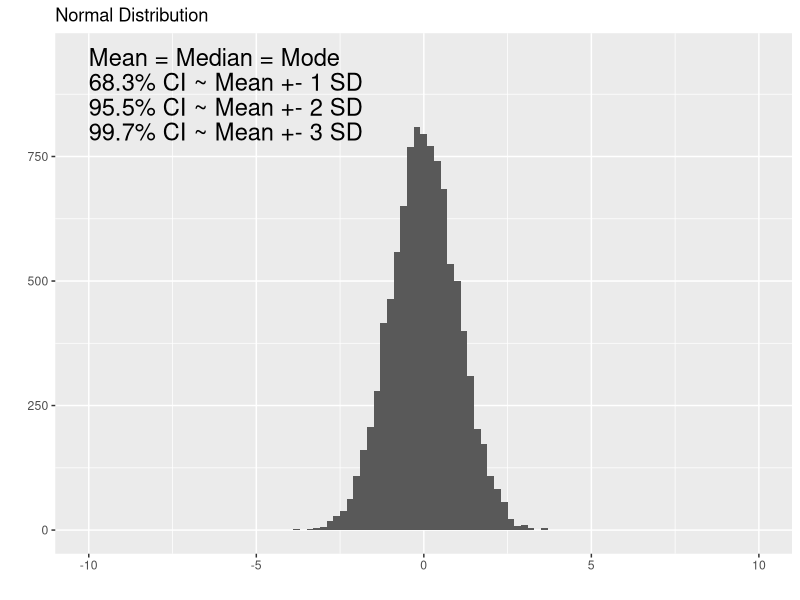
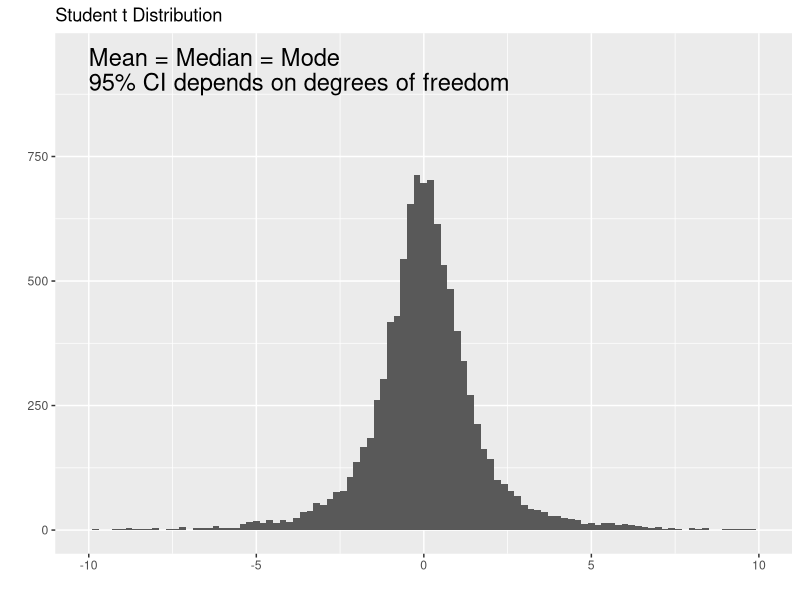
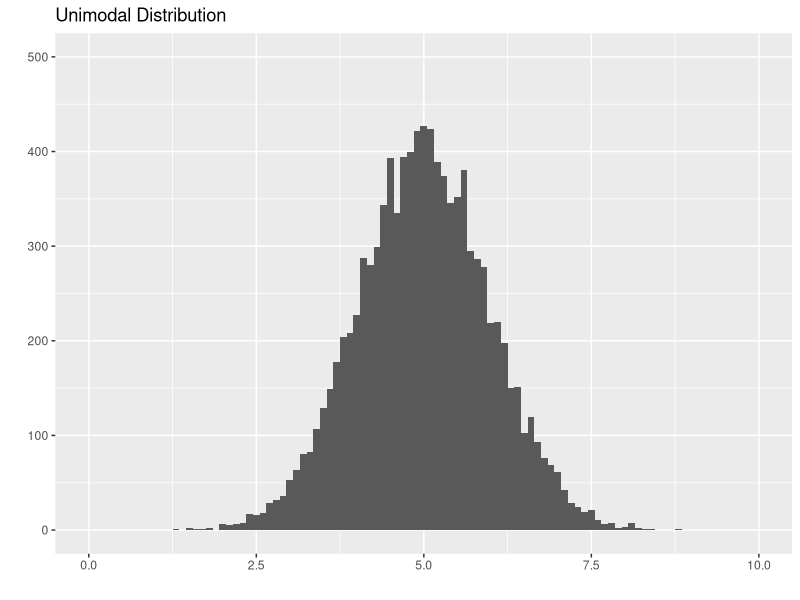
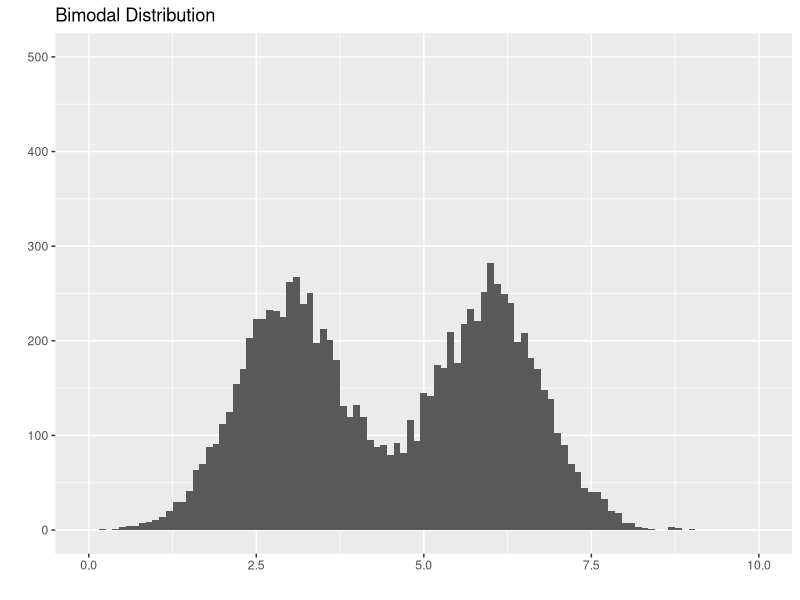
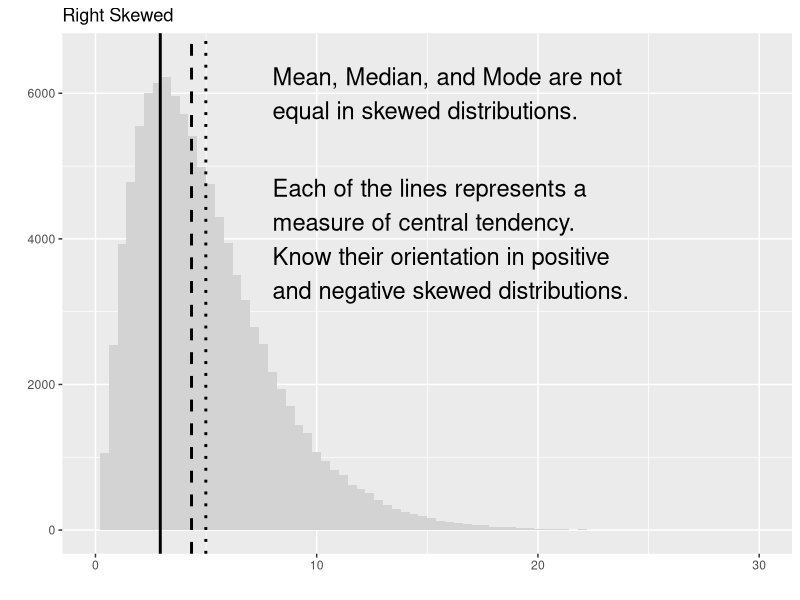
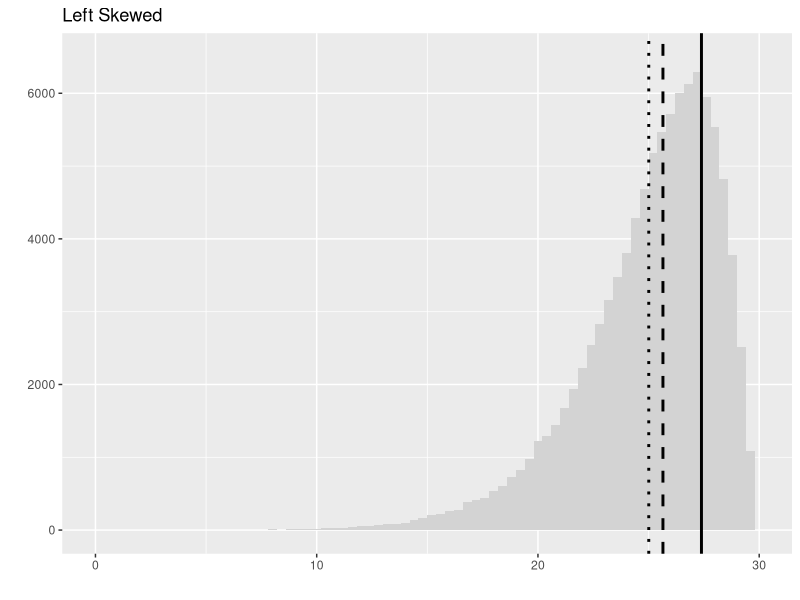
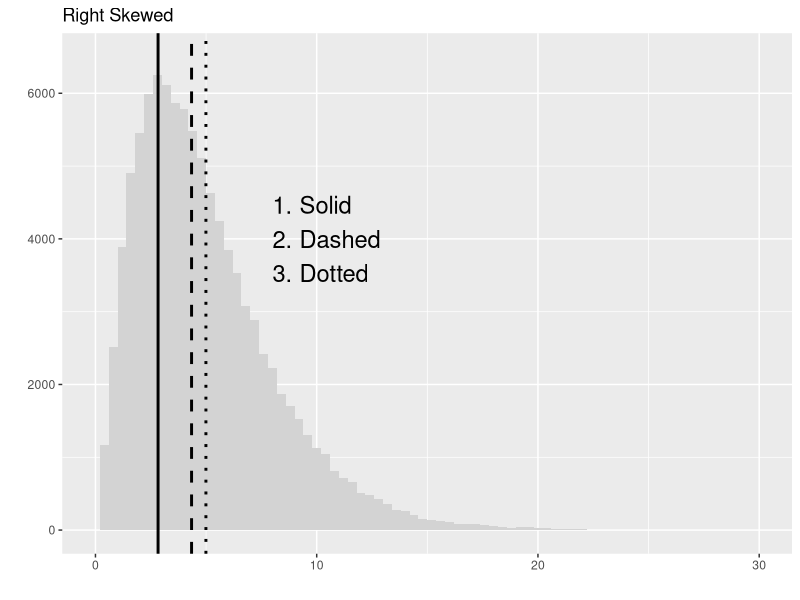
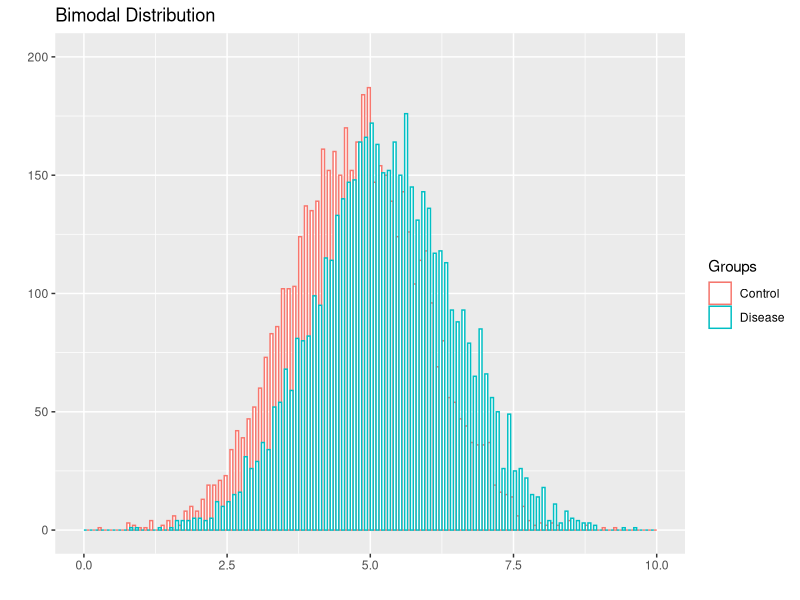

Reproduce these figures in R, in order.
## ---- chunk 1
library(ggplot2)
library(cowplot)
norm <- rnorm(10000, sd = 1)
ggplot(data.frame(data = norm), aes(data)) + 
  geom_histogram(binwidth = 0.2) + 
  xlim(-10, 10) + 
  ylim(0, 950) +
  ggtitle("Normal Distribution") + 
  labs(x="", y="") +
  annotate("text", x = -10, y = 950, label = "Mean = Median = Mode", size=6, hjust = 0) +
  annotate("text", x = -10, y = 900, label = "68.3% CI ~ Mean +- 1 SD", size=6, hjust = 0) +
  annotate("text", x = -10, y = 850, label = "95.5% CI ~ Mean +- 2 SD", size=6, hjust = 0) +
  annotate("text", x = -10, y = 800, label = "99.7% CI ~ Mean +- 3 SD", size=6, hjust = 0)
## ---- chunk 2
library(ggplot2)
library(cowplot)
studentt <- rt(10000, df=2)
ggplot(data.frame(data = studentt), aes(data)) + 
  geom_histogram(binwidth = 0.2)  + 
  xlim(-10, 10) + 
  ylim(0, 950) +
  ggtitle("Student t Distribution") + 
  labs(x="", y="") +
  annotate("text", x = -10, y = 950, label = "Mean = Median = Mode", size=6, hjust = 0) +
  annotate("text", x = -10, y = 900, label = "95% CI depends on degrees of freedom", size=6, hjust = 0)
## ---- chunk 3
library(ggplot2)
library(cowplot)
norm <- rnorm(10000, mean = 5, sd = 1)
ggplot(data.frame(data = norm), aes(data)) + 
  geom_histogram(binwidth = 0.1) + 
  xlim(0, 10) + 
  ylim(0, 500) +
  ggtitle("Unimodal Distribution") + 
  labs(x="", y="")
## ---- chunk 4
library(ggplot2)
library(cowplot)
norm1 <- rnorm(5000, mean = 3, sd = 0.8)
norm2 <- rnorm(5000, mean = 6, sd = 0.8)
ggplot(data.frame(data = c(norm1, norm2)), aes(data)) + 
  geom_histogram(binwidth = 0.1) + 
  xlim(0, 10) + 
  ylim(0, 500) +
  ggtitle("Bimodal Distribution") + 
  labs(x="", y="")
## ---- chunk 5
library(ggplot2)
library(cowplot)
Mode <- function(x) {
  ux <- unique(x)
  ux[which.max(tabulate(match(x, ux)))]
}
r.skew <- rchisq(100000, df = 5)
ggplot(data.frame(data = r.skew), aes(data)) +
  geom_histogram(binwidth = 0.4, fill = 'lightgray') + 
  geom_vline(xintercept = mean(r.skew), linetype = 'dotted', lwd = 1) +
  geom_vline(xintercept = median(r.skew), linetype = "dashed", lwd = 1) +
  geom_vline(xintercept = Mode(round(r.skew, digits = 2)), linetype = "solid", lwd = 1) +
  xlim(0, 30) + 
  ylim(0, 6500) +
  ggtitle("Right Skewed") + 
  labs(x="", y="") +
  annotate("text", x = 8, y = 6000, label = "Mean, Median, and Mode are not\nequal in skewed distributions.", size = 6, hjust = 0) +
  annotate("text", x = 8, y = 4000, label = "Each of the lines represents a\nmeasure of central tendency.\nKnow their orientation in positive\nand negative skewed distributions.", size = 6, hjust = 0)
## ---- chunk 6
library(ggplot2)
library(cowplot)
Mode <- function(x) {
  ux <- unique(x)
  ux[which.max(tabulate(match(x, ux)))]
}
l.skew <- 30 - rchisq(100000, df = 5)
ggplot(data.frame(data = l.skew), aes(data)) + 
  geom_histogram(binwidth = 0.4, fill = 'lightgray') + 
  geom_vline(xintercept = mean(l.skew), linetype = 'dotted', lwd = 1) +
  geom_vline(xintercept = median(l.skew), linetype = "dashed", lwd = 1) +
  geom_vline(xintercept = Mode(round(l.skew, digits = 2)), linetype = "solid", lwd = 1) +
  xlim(0, 30) + 
  ylim(0, 6500) +
  ggtitle("Left Skewed") + 
  labs(x="", y="")
## ---- chunk 7
library(ggplot2)
library(cowplot)
Mode <- function(x) {
  ux <- unique(x)
  ux[which.max(tabulate(match(x, ux)))]
}
r.skew <- rchisq(100000, df = 5)
ggplot(data.frame(data = r.skew), aes(data)) +
  geom_histogram(binwidth = 0.4, fill = 'lightgray') + 
  geom_vline(xintercept = mean(r.skew), linetype = 'dotted', lwd = 1) +
  geom_vline(xintercept = median(r.skew), linetype = "dashed", lwd = 1) +
  geom_vline(xintercept = Mode(round(r.skew, digits = 2)), linetype = "solid", lwd = 1) +
  xlim(0, 30) + 
  ylim(0, 6500) +
  ggtitle("Right Skewed") + 
  labs(x="", y="") +
  annotate("text", x = 8, y = 4000, label = "1. Solid\n2. Dashed\n3. Dotted", size = 6, hjust = 0)

## ---- chunk 8
library(ggplot2)
library(cowplot)
norm1 <- rnorm(5000, mean = 4.75, sd = 1.2)
norm2 <- rnorm(5000, mean = 5.25, sd = 1.2)
ggplot(data.frame(data = c(norm1, norm2), Groups = c(rep('Control', length(norm1)), rep('Disease', length(norm2)))), aes(data, color = Groups)) + 
  geom_histogram(binwidth = 0.1, fill = 'white', position="dodge") + 
  xlim(0, 10) + 
  ylim(0, 200) +
  ggtitle("Bimodal Distribution") + 
  labs(x="", y="")
## ---- chunk 9
  norm1 <- rnorm(5000, mean = 4.75, sd = 1.2)
  norm2 <- rnorm(5000, mean = 5.25, sd = 1.2)
  (t.test(norm1, norm2))$p.value
## ---- chunk 10
library(ggplot2)
library(cowplot)
pos <- ggplot(mtcars, aes(x=wt, y=hp)) + 
  geom_point() + 
  ggtitle("Positive Correlation") + 
  labs(x="Weight", y="Horse Power")
neg <- ggplot(mtcars, aes(x=wt, y=mpg)) + 
  geom_point() + 
  ggtitle("Negative Correlation") + 
  labs(x="Weight", y="Fuel Efficiency (mpg)")

plot_grid(pos, neg)
## ---- chunk 11
library(ggplot2)
library(cowplot)
pos <- ggplot(mtcars, aes(x=wt, y=hp)) + 
  geom_point() + 
  geom_smooth(method='lm',formula=y~x) +
  ggtitle("Positive Correlation") + 
  labs(x="Weight", y="Horse Power")
show(pos)
